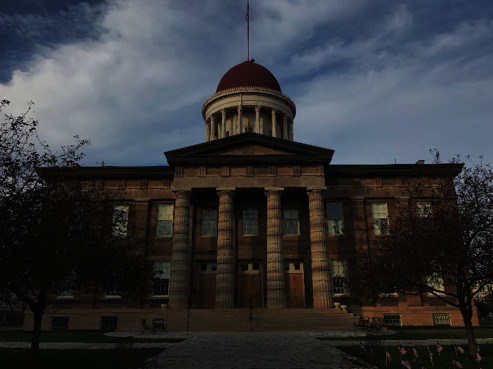
#> input picture sources/ch19Histogram/springfield.jpg, 493 x 369 px
$ python ch19_15.py
#> lines starting #> are read from the running program, lines starting #| are printed output that depends on the picture
# ch19_15.py
import cv2
import matplotlib.pyplot as plt

src = cv2.imread("springfield.jpg",cv2.IMREAD_GRAYSCALE)
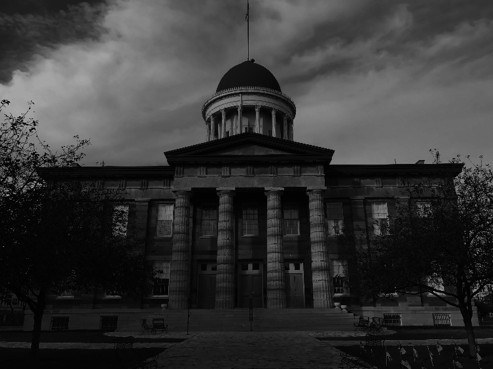
#> src: shape (369, 493); min 0, max 178, mean 53.1
plt.subplot(221)                        # 建立子圖 1
plt.imshow(src, 'gray')                 # 灰階顯示第1張圖
plt.subplot(222)                        # 建立子圖 2
plt.hist(src.ravel(),256)               # 降維再繪製直方圖
plt.subplot(223)                        # 建立子圖 3
dst = cv2.equalizeHist(src)             # 均衡化處理
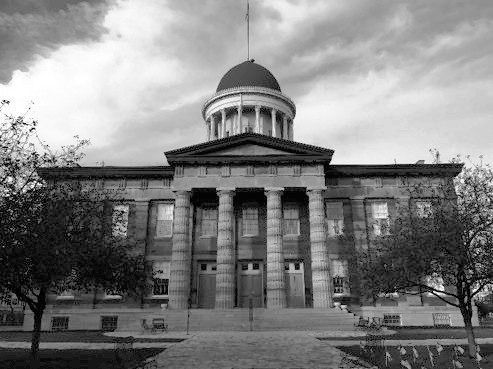
#> dst: shape (369, 493); min 0, max 255, mean 128.4
plt.imshow(dst, 'gray')                 # 顯示執行均衡化的結果影像
plt.subplot(224)                        # 建立子圖 4
plt.hist(dst.ravel(),256)               # 降維再繪製直方圖
plt.show()
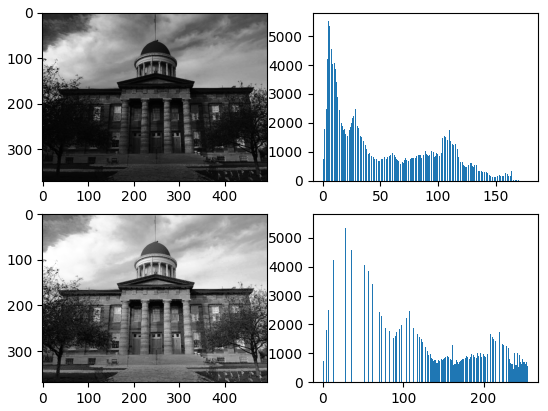
#> figure drawn by matplotlib, 4 panels; panel 2: tallest bar 5541 high, from x = 4.87 to 5.56; panel 4: tallest bar 5541 high, from x = 20.92 to 21.91

$ run again, with sources/ch19Histogram/macau.jpg copied over sources/ch19Histogram/springfield.jpg
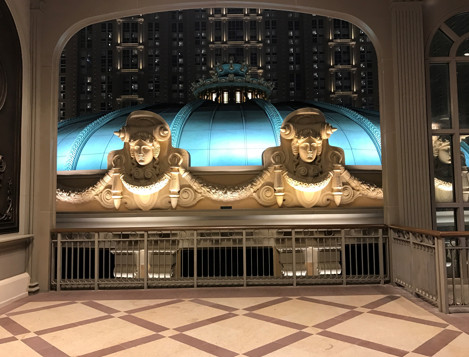
#> input picture sources/ch19Histogram/macau.jpg, 469 x 357 px
#> `dst = cv2.equalizeHist(src)`:
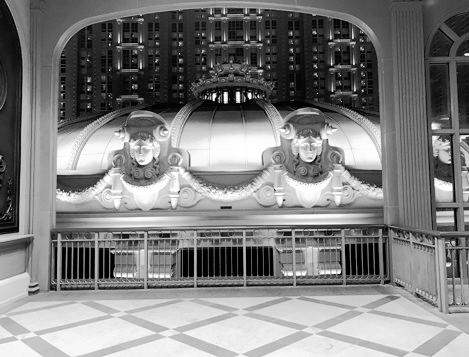
#> dst: shape (357, 469); min 0, max 255, mean 127.1
#> `plt.show()`:
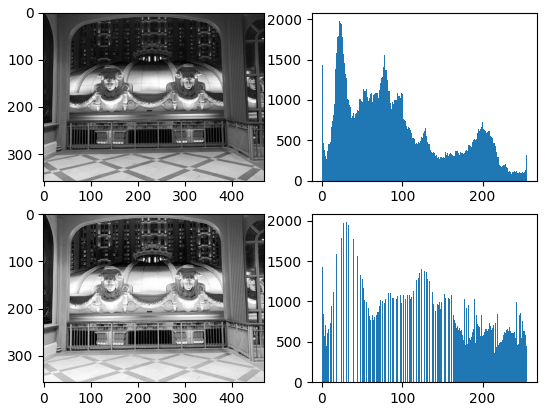
#> figure drawn by matplotlib, 4 panels; panel 2: tallest bar 1982 high, from x = 21.91 to 22.91; panel 4: tallest bar 1982 high, from x = 29.88 to 30.88

$ run again, with sources/ch19Histogram/shan.jpg copied over sources/ch19Histogram/springfield.jpg
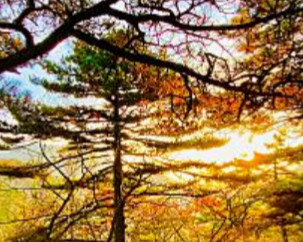
#> input picture sources/ch19Histogram/shan.jpg, 303 x 242 px
#> `src = cv2.imread("springfield.jpg",cv2.IMREAD_GRAYSCALE)`:
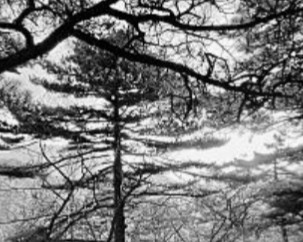
#> src: shape (242, 303); min 0, max 255, mean 122.9
#> `plt.show()`:
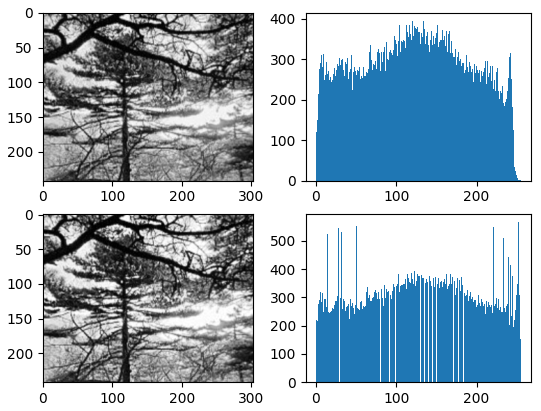
#> figure drawn by matplotlib, 4 panels; panel 2: tallest bar 396 high, from x = 133.5 to 134.5; panel 4: tallest bar 566 high, from x = 252 to 253
